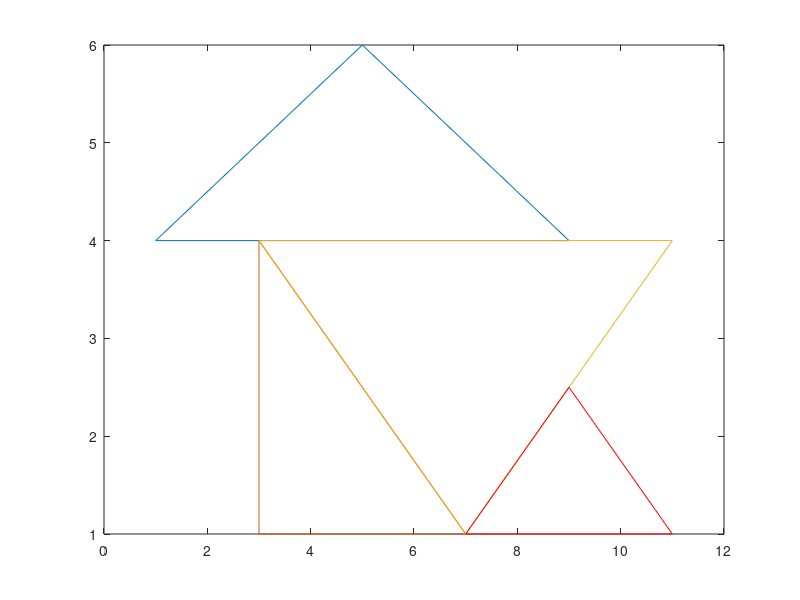

The MATLAB source for this figure:
clf
x=[1 9 5 1];
y=[4 4 6 4];

x1=[3 7 3 3];
y1=[1 1 4 1];

x2=[7 11 3 7];
y2=[1 4 4 1];

x3=[7 11 9 7];
y3=[1 1 2.5 1];

plot(x,y,x1,y1,x2,y2,x3,y3,'r');
axis ("auto","normal");
